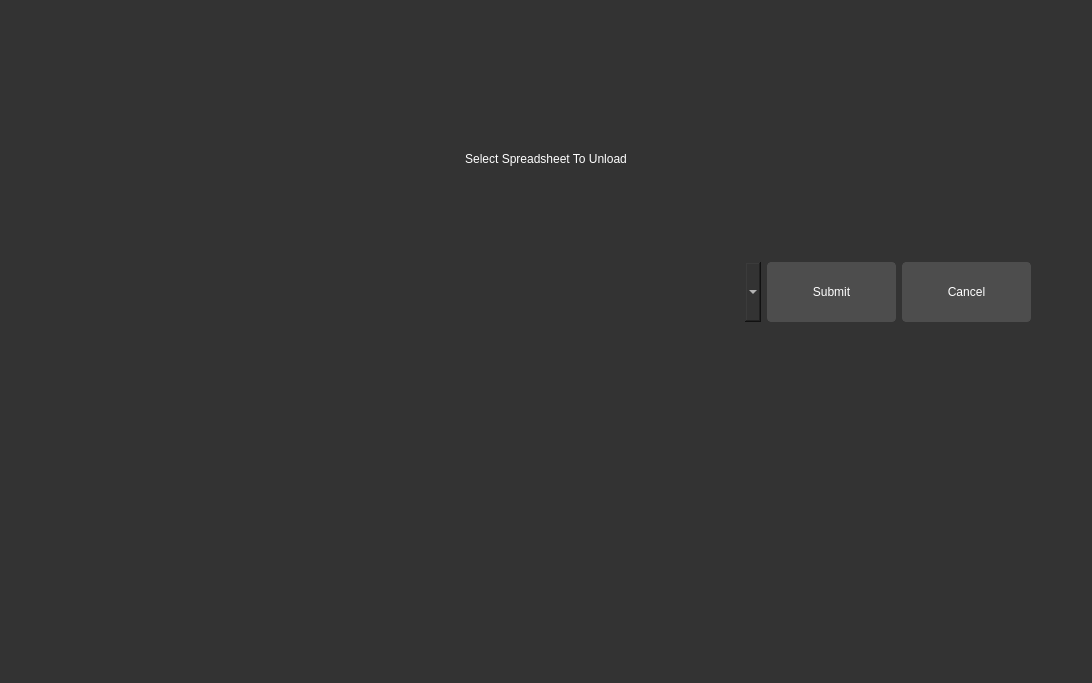
<?xml version="1.0" encoding="UTF-8"?>
<ui version="4.0">
 <class>Form</class>
 <widget class="QWidget" name="Form">
  <property name="geometry">
   <rect>
    <x>0</x>
    <y>0</y>
    <width>1092</width>
    <height>683</height>
   </rect>
  </property>
  <property name="minimumSize">
   <size>
    <width>700</width>
    <height>500</height>
   </size>
  </property>
  <property name="windowTitle">
   <string>Form</string>
  </property>
  <property name="styleSheet">
   <string notr="true">  QWidget {
        background-color: #333333;
        color: #ffffff;
        border: none;
    }
    QPushButton {
        background-color: #4d4d4d;
        border: 1px solid #4d4d4d;
        border-radius: 4px;
        color: #ffffff;
        padding: 5px;
    }
    QPushButton:hover {
        background-color: #5a5a5a;
        border: 1px solid #5a5a5a;
    }
    QCheckBox {
        color: #ffffff;
    }
    QLineEdit {
        background-color: #4d4d4d;
        border: 1px solid #4d4d4d;
        color: #ffffff;
        padding: 5px;
    }
    QTextEdit {
        background-color: #4d4d4d;
        border: 1px solid #4d4d4d;
        color: #ffffff;
        padding: 5px;
    }
    QProgressBar {
        border: 1px solid #444444;
        border-radius: 7px;
        background-color: #2e2e2e;
        text-align: center;
        font-size: 10pt;
        color: white;
    }
    QProgressBar::chunk {
        background-color: #3a3a3a;
        width: 5px;
    }
    QScrollBar:vertical {
        border: none;
        background-color: #3a3a3a;
        width: 10px;
        margin: 16px 0 16px 0;
    }
    QScrollBar::handle:vertical {
        background-color: #444444;
        border-radius: 5px;
    }
    QScrollBar:horizontal {
        border: none;
        background-color: #3a3a3a;
        height: 10px;
        margin: 0px 16px 0 16px;
    }
    QScrollBar::handle:horizontal {
        background-color: #444444;
        border-radius: 5px;
    }
    QTabWidget {
        background-color: #2e2e2e;
        border: none;
    }
    QTabBar::tab {
        background-color: #2e2e2e;
        color: #b1b1b1;
        padding: 8px 20px;
        border-top-left-radius: 5px;
        border-top-right-radius: 5px;
        border: none;
    }

    QTabBar::tab:selected, QTabBar::tab:hover {
        background-color: #3a3a3a;
        color: white;
    }</string>
  </property>
  <layout class="QVBoxLayout" name="verticalLayout_2">
   <item>
    <layout class="QVBoxLayout" name="verticalLayout">
     <item>
      <layout class="QHBoxLayout" name="horizontalLayout">
       <property name="topMargin">
        <number>50</number>
       </property>
       <item>
        <widget class="QLabel" name="unload">
         <property name="styleSheet">
          <string notr="true">font: 700 56pt &quot;Segoe UI&quot;;</string>
         </property>
         <property name="text">
          <string>Select Spreadsheet To Unload</string>
         </property>
         <property name="alignment">
          <set>Qt::AlignCenter</set>
         </property>
        </widget>
       </item>
      </layout>
     </item>
     <item>
      <layout class="QHBoxLayout" name="horizontalLayout_2">
       <property name="spacing">
        <number>6</number>
       </property>
       <property name="leftMargin">
        <number>50</number>
       </property>
       <property name="rightMargin">
        <number>50</number>
       </property>
       <property name="bottomMargin">
        <number>350</number>
       </property>
       <item>
        <widget class="QComboBox" name="unload_sheets">
         <property name="minimumSize">
          <size>
           <width>700</width>
           <height>60</height>
          </size>
         </property>
         <property name="maximumSize">
          <size>
           <width>1050</width>
           <height>60</height>
          </size>
         </property>
         <property name="styleSheet">
          <string notr="true">QComboBox {
    /* Main styling for the combo box */
    background-color: #f0f0f0; /* Background color */
    border: 1px solid #999; /* Border color */
    padding: 5px; /* Padding inside the combo box */
	color: #333333;
    font-size: 20px; /* Replace with your desired font size */
    font-weight: bold; /* Make the text bold */



    /* Dropdown button styling */
    QComboBox::drop-down {
        background-color: #ddd; /* Dropdown button background color */
        border: 1px solid #999; /* Dropdown button border color */
    }

}

QComboBox::drop-down:open {
    /* Styling when the dropdown is open */
    border: 1px solid #666;
}

QComboBox::indicator {
    /* Styling for the selection indicator (the small arrow on the right) */
    border: none;
}
</string>
         </property>
        </widget>
       </item>
       <item>
        <widget class="QPushButton" name="submit_button">
         <property name="sizePolicy">
          <sizepolicy hsizetype="Minimum" vsizetype="Fixed">
           <horstretch>0</horstretch>
           <verstretch>0</verstretch>
          </sizepolicy>
         </property>
         <property name="minimumSize">
          <size>
           <width>100</width>
           <height>60</height>
          </size>
         </property>
         <property name="maximumSize">
          <size>
           <width>170</width>
           <height>60</height>
          </size>
         </property>
         <property name="styleSheet">
          <string notr="true">font: 700 15pt &quot;Segoe UI&quot;;</string>
         </property>
         <property name="text">
          <string>Submit</string>
         </property>
        </widget>
       </item>
       <item>
        <widget class="QPushButton" name="cancel_button">
         <property name="enabled">
          <bool>true</bool>
         </property>
         <property name="minimumSize">
          <size>
           <width>100</width>
           <height>60</height>
          </size>
         </property>
         <property name="maximumSize">
          <size>
           <width>170</width>
           <height>60</height>
          </size>
         </property>
         <property name="styleSheet">
          <string notr="true">font: 700 15pt &quot;Segoe UI&quot;;</string>
         </property>
         <property name="text">
          <string>Cancel</string>
         </property>
        </widget>
       </item>
      </layout>
     </item>
    </layout>
   </item>
  </layout>
 </widget>
 <resources/>
 <connections/>
</ui>
